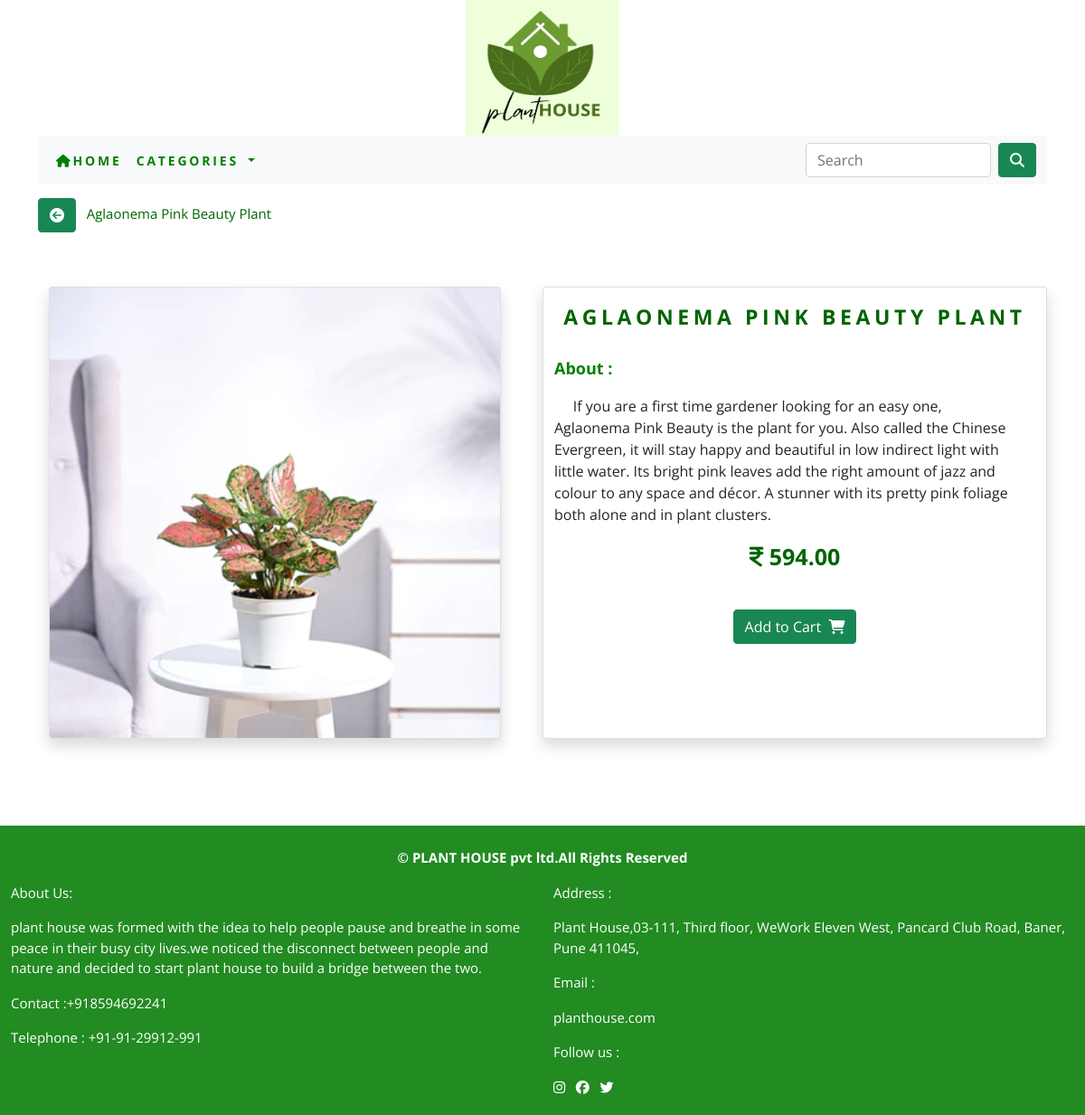
Page /shop/indoor/aglaonema-pink-beauty-plant/ on the committed database.
### shop/models.py (models this page shows, shortened)
class Product(models.Model):
    name=models.CharField(max_length=250,unique=True)
    slug=models.SlugField(max_length=250,unique=True)
    description=models.TextField(blank=True)
    price=models.DecimalField(max_digits=10,decimal_places=2)
    category=models.ForeignKey(Category,on_delete=models.CASCADE)
    image=models.ImageField(upload_to='product',blank=True)
    stock=models.IntegerField()
    available=models.BooleanField(default=True)
    created=models.DateTimeField(auto_now_add=True)
    updated=models.DateTimeField(auto_now_add=True)
    class Meta:
        ordering=('name',)
        verbose_name='product'
        verbose_name_plural='products'

### shop/views.py (the view)
# urls.py: path('<slug:c_slug>/<slug:product_slug>/',views.proDetail,name='proCatdetail'),
def proDetail(request,c_slug,product_slug):
    try:
        product=Product.objects.get(category__slug=c_slug,slug=product_slug)
    except Exception as e:
        raise e
    return render(request,'product.html',{'product':product})

### cart/context_processors.py (called while the page is built)
def counter(request):
    item_count=0
    if 'admin' in request.path:
        return {}
    else:
        try:
            cart=Cart.objects.filter(cart_id=cart_id(request))
            car_items=CartItem.objects.all().filter(cart=cart[:1])
            for cart_item in car_items:
                item_count += cart_item.quantity
        except Cart.DoesNotExist:
            item_count=0
    return dict(item_count=item_count)

### cart/views.py (called while the page is built)
def cart_id(request):
    cart=request.session.session_key
    if not cart:
        cart=request.session.create()
    return cart

### shop/context_processors.py (called while the page is built)
def menu_links(request):
    links=Category.objects.all()
    return dict(links=links)

### shop/models.py (called while the page is built)
    def get_url(self):
        return reverse('shop:products_by_category',args=[self.slug])

### template/product.html (shortened to what this page needs)
{% extends 'base.html' %}
{% load static %}
{% block body %}
<div class="row my_prod_row_class">
    <div class="mx_auto">
        <p style="font-size:15px;color:darkgreen;"><a class="btn btn-success" href="{{product.category.get_url}}"><i class="fa-solid fa-circle-arrow-left"></i></a>&nbsp;&nbsp;&nbsp;{{product.name}} </p>
    </div>
</div>
<div class="container">
<br>
<div class="row">
    <div class="col-12 col-sm-12 col-md-12 col-lg-6 text-center">
        <div style="min-width:18rem;">
            <img class="shadow card" src="{{product.image.url}}" alt="{{product.name}}" height="500" width="500">
        </div>
    </div>
    <div class="col-12 col-sm-12 col-md-12 col-lg-6 shadow card">
            <div>
                <p class="text-center" style="font-size:23px;letter-spacing:.2em;padding-top:15px;padding-bottom:10px;color:darkgreen;text-transform:uppercase;"><strong>{{product.name}}</strong></p>
                <p style="font-size:18px;color:green;"><strong>About :</strong></p>
                <p class="text-justify my_prod_text">&nbsp;&nbsp;&nbsp;&nbsp; {{product.description}}</p>
             <p class="text-center" style="font-size:25px;color:darkgreen;"><strong><i class="fa-solid fa-indian-rupee-sign"></i> {{product.price}}</strong></p>
          <br>  {% if product.stock <= 0 %}
                <center> <p class="btn btn-danger"><b>Out Of Stock</b></p></center>
            {% else %}
               <center><a class="btn btn-success" href="{% url 'cart:add_cart' product.id %}">Add to Cart &nbsp;<i class="fa-solid fa-cart-shopping"></i> </a></center>
            {% endif %}
                <br>
                <br>
        </div>
    </div>
    </div>
</div><br><br>
                <br><br>
{% endblock %}

### static/css/custom.css (style rules this page uses)
body { font-family: 'Lato', sans-serif; font-family: 'Nunito Sans', sans-serif; font-family: 'Open Sans', sans-serif; }
.my_prod_row_class { padding-top:15px; padding-bottom:20px; }
.my_prod_row_class .mx_auto { color:#ooo; font-size:12px; text-decoration:none; }
.my_prod_text { padding-right:20px; }

### rows in the picture
Product: name "Aglaonema Pink Beauty Plant", image (picture), name "AGLAONEMA PINK BEAUTY PLANT", description "If you are a first time gardener looking for an easy one, Aglaonema Pink Beauty is the plant for you. Also called the Chinese Evergreen, it will stay happy and beautiful in low indirect light with little water. Its bright pink leaves add the right amount of jazz and colour to any space and décor. A stunner with its pretty pink foliage both alone and in plant clusters.", price "594.00"
